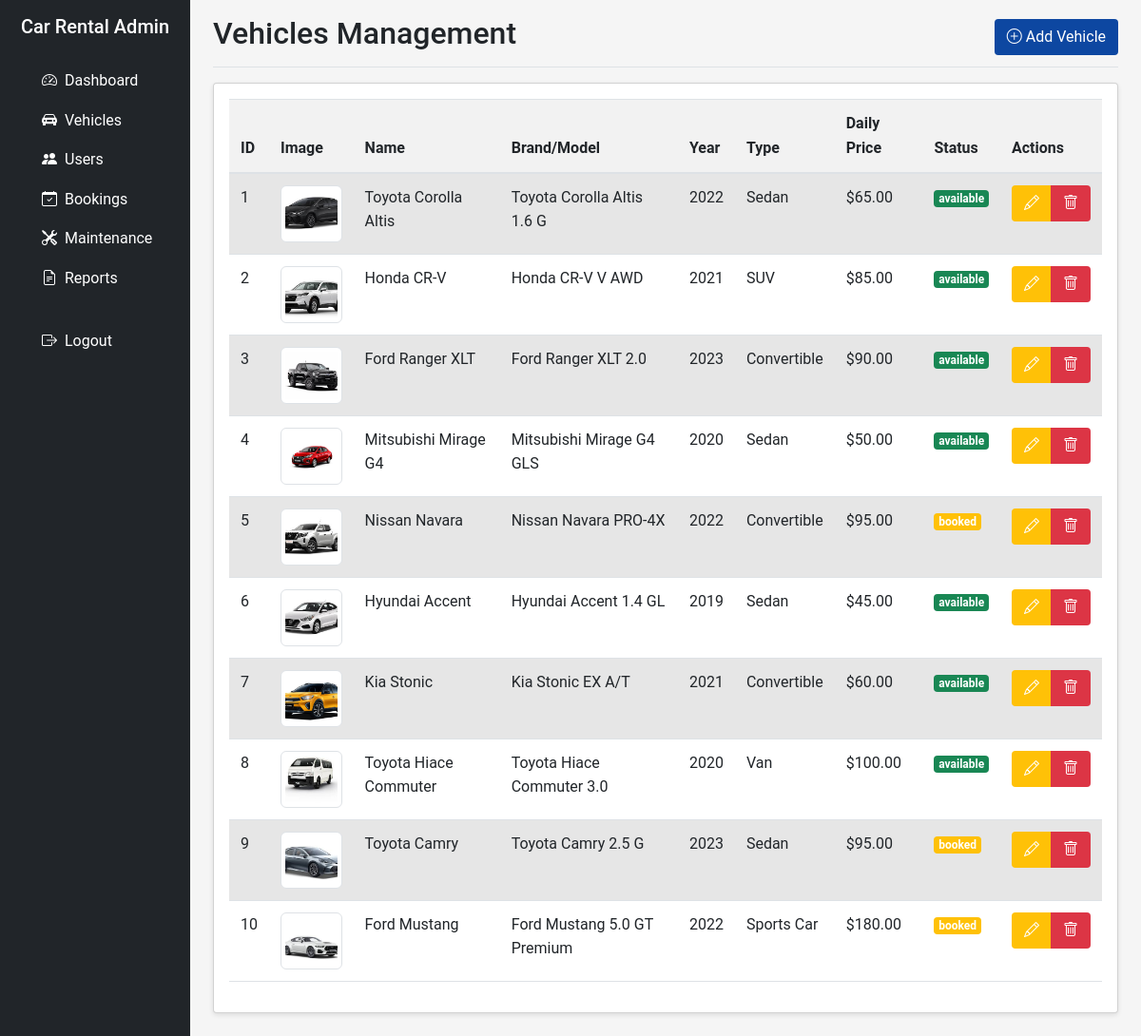
The app's page /admin/vehicles (signed in) with its own data.
### app.py (models this page shows)
class Car(db.Model):
    id = db.Column(db.Integer, primary_key=True)
    name = db.Column(db.String(100), nullable=False)
    brand = db.Column(db.String(50), nullable=False)
    model = db.Column(db.String(50), nullable=False)
    year = db.Column(db.Integer)
    car_type = db.Column(db.String(50))
    image = db.Column(db.String(100), default='default_car.jpg')
    daily_price = db.Column(db.Float, nullable=False)
    status = db.Column(db.String(20), default='available')
    rentals = db.relationship('Rental', backref='car', lazy=True)
    maintenance = db.relationship('Maintenance', backref='car', lazy=True)

### app.py (the view)
@admin_bp.route('/vehicles')
def vehicles():
    cars = Car.query.all()
    return render_template('admin/vehicles.html', cars=cars)

### app.py (called while the page is built)
@admin_bp.before_request
def require_admin():
    print(f"Admin middleware check: user_id={session.get('user_id')}, role={session.get('role')}")
    if 'user_id' not in session:
        print("Admin access denied: No user_id in session")
        abort(403)  # Forbidden
    if session.get('role') != 'admin':
        print(f"Admin access denied: Role '{session.get('role')}' is not admin")
        abort(403)  # Forbidden
    print("Admin access granted")

@app.context_processor
def utility_processor():
    current_year = datetime.now().year
    now = datetime.now()
    return dict(current_year=current_year, now=now)

@app.context_processor
def admin_utility_processor():
    return dict(is_admin=is_admin)

### templates/admin/vehicles.html (shortened to what this page needs)
{% extends 'admin/base.html' %}
{% block header %}Vehicles Management{% endblock %}
{% block header_buttons %}
<a href="{{ url_for('admin.add_vehicle') }}" class="btn btn-primary">
    <i class="bi bi-plus-circle"></i> Add Vehicle
</a>
{% endblock %}
{% block content %}
<div class="card">
    <div class="card-body">
        <div class="table-responsive">
            <table class="table table-striped table-hover">
                <thead>
                    <tr>
                        <th>ID</th>
                        <th>Image</th>
                        <th>Name</th>
                        <th>Brand/Model</th>
                        <th>Year</th>
                        <th>Type</th>
                        <th>Daily Price</th>
                        <th>Status</th>
                        <th>Actions</th>
                    </tr>
                </thead>
                <tbody>
                    {% for car in cars %}
                    <tr>
                        <td>{{ car.id }}</td>
                        <td>
                            <img src="{{ url_for('static', filename='images/' + car.image) }}" alt="{{ car.name }}" class="img-thumbnail" style="width: 80px; height: 60px; object-fit: cover;">
                        </td>
                        <td>{{ car.name }}</td>
                        <td>{{ car.brand }} {{ car.model }}</td>
                        <td>{{ car.year }}</td>
                        <td>{{ car.car_type }}</td>
                        <td>${{ "%.2f"|format(car.daily_price) }}</td>
                        <td>
                            <span class="badge {% if car.status == 'available' %}bg-success{% elif car.status == 'booked' %}bg-warning{% elif car.status == 'rented' %}bg-primary{% else %}bg-danger{% endif %}">
                                {{ car.status }}
                            </span>
                        </td>
                        <td>
                            <div class="btn-group">
                                <a href="{{ url_for('admin.edit_vehicle', car_id=car.id) }}" class="btn btn-sm btn-warning">
                                    <i class="bi bi-pencil"></i>
                                </a>
                                <button type="button" class="btn btn-sm btn-danger" data-bs-toggle="modal" data-bs-target="#deleteModal{{ car.id }}">
                                    <i class="bi bi-trash"></i>
                                </button>
                            </div>
                        </td>
                    </tr>
                    {% else %}
                    <tr>
                        <td colspan="9" class="text-center">No vehicles found</td>
                    </tr>
                    {% endfor %}
                </tbody>
            </table>
        </div>
    </div>
</div>
{% endblock %}

### static/css/style.css (style rules this page uses)
:root { --primary-color: #0d47a1; --secondary-color: #1565c0; --accent-color: #003c8f; --success-color: #28a745; --danger-color: #dc3545; --warning-color: #ffc107; --light-color: #f8f9fa; --dark-color: #343a40; --gray-color: #6c757d; }
body { font-family: 'Roboto', Arial, sans-serif; line-height: 1.6; background-color: #f5f5f5; margin: 0; padding: 0; }
.btn { display: inline-block; font-weight: 400; text-align: center; white-space: nowrap; vertical-align: middle; user-select: none; border: 1px solid transparent; padding: 0.375rem 0.75rem; font-size: 1rem; line-height: 1.5; border-radius: 0.25rem; cursor: pointer; transition: background-color 0.15s ease-in-out; }
.btn-primary { background-color: var(--primary-color); color: white; }
.btn-danger { background-color: var(--danger-color); color: white; }
.btn-warning { background-color: var(--warning-color); color: white; }
.card { background-color: white; border-radius: 0.25rem; box-shadow: 0 2px 5px rgba(0, 0, 0, 0.1); margin-bottom: 1.5rem; }
.card-body { padding: 1rem; }
.table { width: 100%; border-collapse: collapse; margin-bottom: 1rem; }
.table th, .table td { padding: 0.75rem; vertical-align: top; border-top: 1px solid #dee2e6; }
.table thead th { vertical-align: bottom; border-bottom: 2px solid #dee2e6; background-color: #f2f2f2; }
.table-striped tbody tr:nth-of-type(odd) { background-color: rgba(0, 0, 0, 0.05); }
.badge { display: inline-block; padding: 0.25em 0.4em; font-size: 75%; font-weight: 700; line-height: 1; text-align: center; white-space: nowrap; vertical-align: baseline; border-radius: 0.25rem; }
.bg-success { background-color: var(--success-color); }
.bg-warning { background-color: var(--warning-color); }

### records on screen
Car: id "1", image (picture), name "Toyota Corolla Altis", brand "Toyota", model "Corolla Altis 1.6 G", year "2022", car_type "Sedan", daily_price "65.00", status "available"
Car: id "2", image (picture), name "Honda CR-V", brand "Honda", model "CR-V V AWD", year "2021", car_type "SUV", daily_price "85.00", status "available"
Car: id "3", image (picture), name "Ford Ranger XLT", brand "Ford", model "Ranger XLT 2.0", year "2023", car_type "Convertible", daily_price "90.00", status "available"
Car: id "4", image (picture), name "Mitsubishi Mirage G4", brand "Mitsubishi", model "Mirage G4 GLS", year "2020", car_type "Sedan", daily_price "50.00", status "available"
Car: id "5", image (picture), name "Nissan Navara", brand "Nissan", model "Navara PRO-4X", year "2022", car_type "Convertible", daily_price "95.00", status "booked"
Car: id "6", image (picture), name "Hyundai Accent", brand "Hyundai", model "Accent 1.4 GL", year "2019", car_type "Sedan", daily_price "45.00", status "available"
Car: id "7", image (picture), name "Kia Stonic", brand "Kia", model "Stonic EX A/T", year "2021", car_type "Convertible", daily_price "60.00", status "available"
Car: id "8", image (picture), name "Toyota Hiace Commuter", brand "Toyota", model "Hiace Commuter 3.0", year "2020", car_type "Van", daily_price "100.00", status "available"
Car: id "9", image (picture), name "Toyota Camry", brand "Toyota", model "Camry 2.5 G", year "2023", car_type "Sedan", daily_price "95.00", status "booked"
Car: id "10", image (picture), name "Ford Mustang", brand "Ford", model "Mustang 5.0 GT Premium", year "2022", car_type "Sports Car", daily_price "180.00", status "booked"
